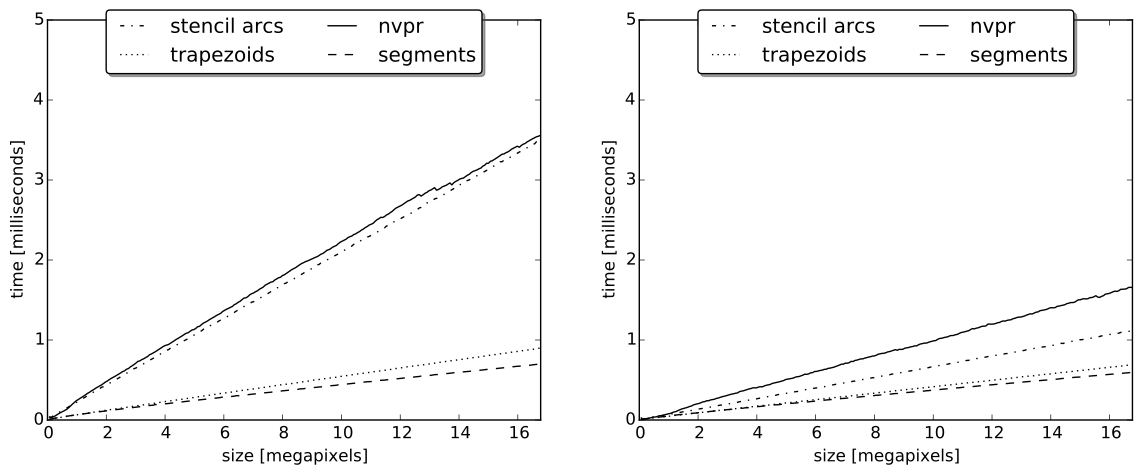

Source code (Python):
import numpy as np
from matplotlib import pyplot as plt
from matplotlib.path import Path
import matplotlib.patches as patches
import scipy.misc

def read_array(path):
    with open(path, "rb") as f:
        lines = f.read().strip().split("\n")
        rows = []
        for line in lines:
            row = list(map(float, line.split()))
            rows.append(row)
        return rows

def make_graph(g, path, path_nvpr):
    rows = read_array(path_nvpr)
    rows = np.array(rows)

    x3 = rows[:, 0] * rows[:, 1]
    y3 = rows[:, 2]

    rows = read_array(path)
    n = len(rows)/3
    rows0 = rows[:n]
    rows1 = rows[n:n*2]
    rows2 = rows[n*2:]

    rows0 = np.array(rows0)
    x0 = rows0[:, 1] * rows0[:, 2]
    y0 = rows0[:, 3]
    rows1 = np.array(rows1)
    x1 = rows1[:, 1] * rows1[:, 2]
    y1 = rows1[:, 3]
    rows2 = np.array(rows2)
    x2 = rows2[:, 1] * rows2[:, 2]
    y2 = rows2[:, 3]

    g.plot(x0*1e-6, y0, ls="-.", color='black', label="stencil arcs")
    g.plot(x1*1e-6, y1, ls="dotted", color='black', label="arcs")
    g.plot(x3*1e-6, y3, color='black', label="nvpr")
    g.plot(x2*1e-6, y2, '--', color='black', label="segments")

    g.legend(loc='upper center', bbox_to_anchor=(0.5, 1.05), ncol=2, fancybox=True, shadow=True)

    plt.xlabel('size [megapixels]')
    plt.ylabel('time [milliseconds]')
    
    g.set_xlim([0, 4096*4096*1e-6])
    g.set_ylim([0, 5])

fig = plt.figure(num=None, figsize=(14, 5), dpi=100)

"""
g = plt.subplot(2, 2, 3)
image = scipy.misc.imread("../py/beziers.png")
g.xaxis.set_visible(False)
g.yaxis.set_visible(False)
g.imshow(image)

g = plt.subplot(2, 2, 4)
image = scipy.misc.imread("../py/beziers2.png")
g.xaxis.set_visible(False)
g.yaxis.set_visible(False)
g.imshow(image)
"""
g = plt.subplot(1, 2, 1)
make_graph(g, 'results.txt', 'results_nvpr.txt')
g = plt.subplot(1, 2, 2)
make_graph(g, 'results2.txt', 'results2_nvpr.txt')

plt.savefig("benchmark.pdf", bbox_inches="tight")
#plt.show()
